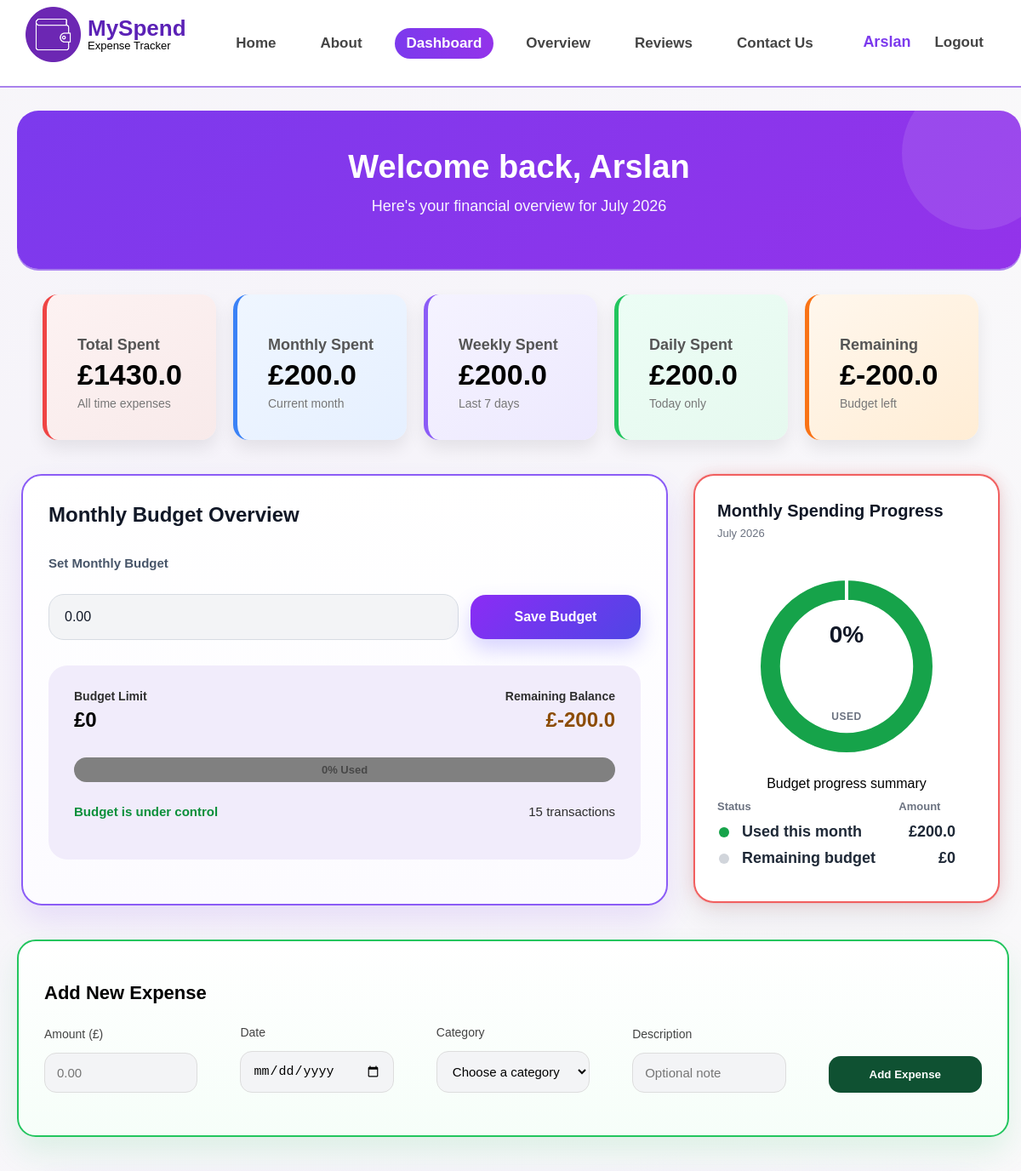
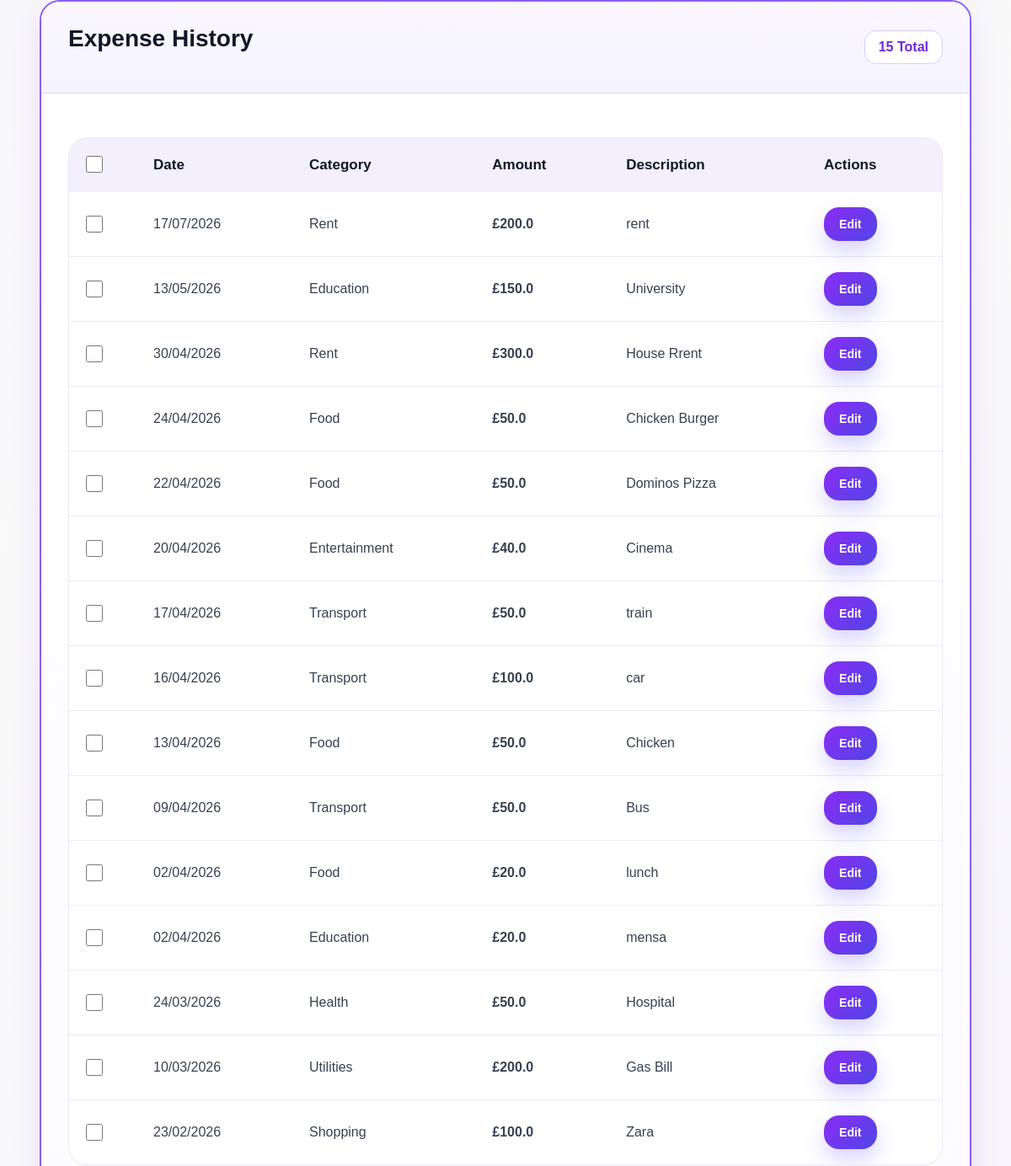
The page /dashboard (signed in, upper part) on the database as committed earlier (2 pictures, top to bottom).
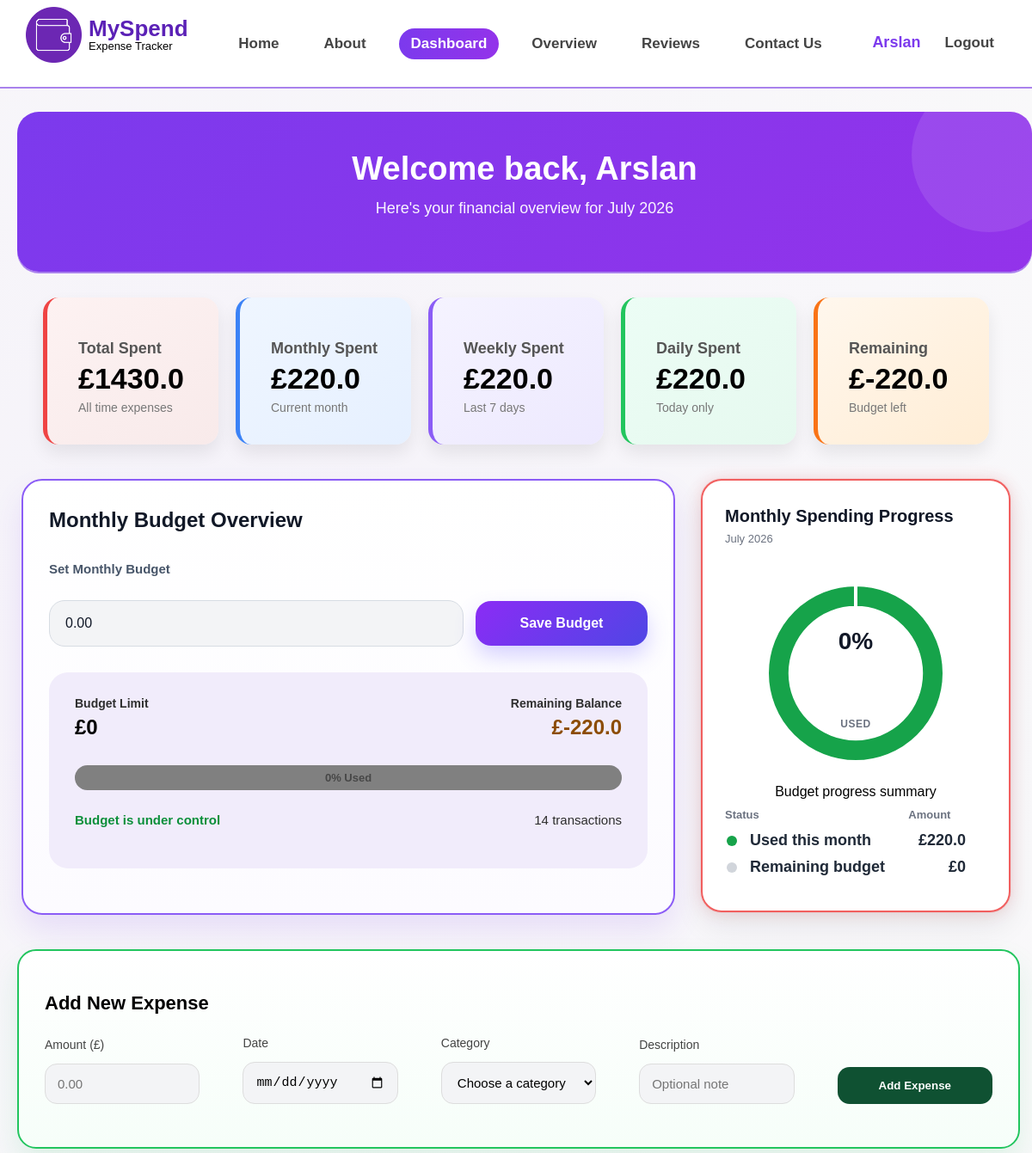
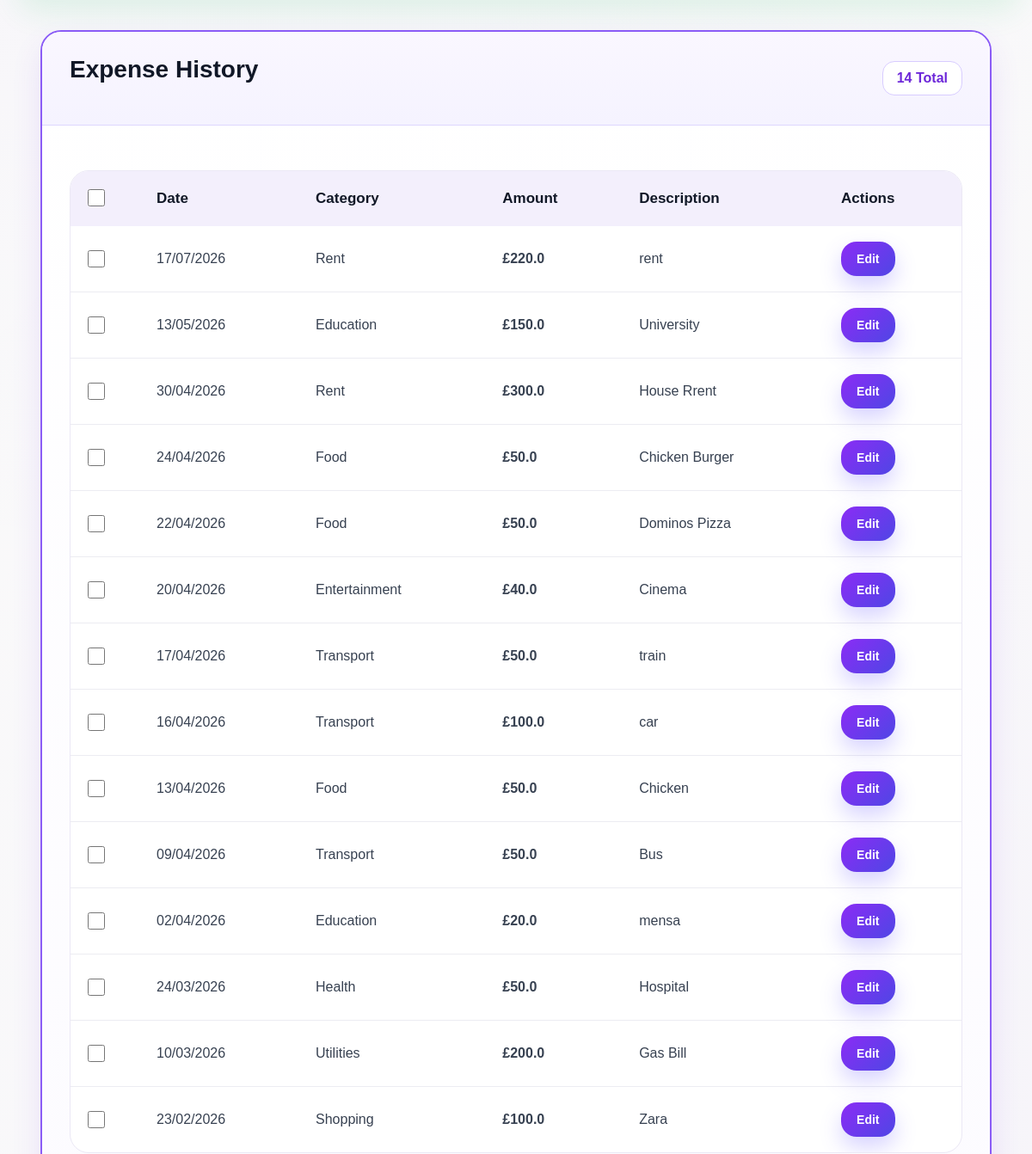
The same page on the database as committed later (2 pictures, top to bottom).
### tables this page shows
CREATE TABLE expenses (
        expense_id INTEGER PRIMARY KEY AUTOINCREMENT,
        user_id INTEGER,
        category_id INTEGER,
        date TEXT,
        amount REAL,
        description TEXT,
        FOREIGN KEY (user_id) REFERENCES users(user_id),
        FOREIGN KEY (category_id) REFERENCES categories(category_id)
    );

CREATE TABLE categories (
        category_id INTEGER PRIMARY KEY AUTOINCREMENT,
        name TEXT NOT NULL UNIQUE
    );

### tracker/routes/dashboard/dashboard_page.py (the view, shortened to what this page needs)
@main.route("/dashboard")
def dashboard() -> str:
    if "user_id" not in session:
        return redirect(url_for("main.login"))
    conn = get_db_connection()
    cursor = conn.cursor()
    user = cursor.execute(
        "SELECT name FROM users WHERE user_id = ?",
        (session["user_id"],)
    ).fetchone()
    if user is None:
        conn.close()
        session.clear()
        flash("Your session has expired. Please log in again.", "error")
        return redirect(url_for("main.login"))
    raw_sort = request.args.get("sort")  # Store the original sort value from the URL before applying any default.
    sort = raw_sort
    if not sort: # If no sort option is provided in the URL, we set the default
        sort = "date_desc" # Default sorting is by date descending (newest first)
    order_clause = {
        "date_desc": "expenses.date DESC", # Sort by date descending (newest first)
        "date_asc": "expenses.date ASC", # Sort by date ascending (oldest first)
        "amount_asc": "expenses.amount ASC", # Sort by amount ascending (lowest first)
        "amount_desc": "expenses.amount DESC", # Sort by amount descending (highest first)
        "category_asc": "categories.name ASC", # Sort by category name ascending (A-Z)
        "category_desc": "categories.name DESC", # Sort by category name descending (Z-A)
        "desc_asc": "expenses.description ASC", # Sort by description ascending (A-Z)
        "desc_desc": "expenses.description DESC" # Sort by description descending (Z-A)
    }.get(sort, "expenses.date DESC") # Use the provided sort key to get the corresponding ORDER BY clause, or default to "expenses.date DESC" if the key is not recognized.
    date_from = request.args.get("date_from")   # Get the "date_from" filter value from the URL query string, which represents the start date for filtering expenses. If the user has entered a date in the filter form, it will be included in the URL as a query parameter (e.g., ?date_from=2024-01-01). If no value is provided, this will be None.
    date_to = request.args.get("date_to")
    min_amount = request.args.get("min_amount")
    max_amount = request.args.get("max_amount")
    description = request.args.get("description")
    category_id = request.args.get("category_id")
    open_modal = request.args.get("open_modal", "")   # Get the "open_modal" value from the URL query string, which indicates which modal should be reopened after a redirect. If no value is provided, this will be an empty string.
    sort_error = request.args.get("sort_error", "")
    search_error = request.args.get("search_error", "")
    edit_error = request.args.get("edit_error", "")
    edit_expense_id = request.args.get("edit_expense_id", "")
    edit_amount_value = request.args.get("edit_amount_value", "")
    edit_category_value = request.args.get("edit_category_value", "")
    edit_date_value = request.args.get("edit_date_value", "")
    edit_description_value = request.args.get("edit_description_value", "")
    try: # Attempt to convert the min_amount and max_amount values from the URL query string to floats. If the conversion fails (e.g., if the user entered a non-numeric value), a ValueError will be raised, and we catch that to handle the error gracefully.
        if min_amount: # If a min_amount value is provided in the URL query string (e.g., ?min_amount=10).
                raise ValueError
        if max_amount:
            max_amount_float = float(max_amount)
            if max_amount_float < 0:
                raise ValueError
    except ValueError:
        return redirect(
            url_for(
                "main.dashboard",
                open_modal="search",
                search_error="Amounts must be valid positive numbers.",
                description=description,
                min_amount=min_amount,
                max_amount=max_amount,
                date_from=date_from,
                date_to=date_to,
                category_id=category_id
            ) + "#expenses"
        )
    query = f"""
    SELECT expenses.expense_id, expenses.date, expenses.amount, expenses.description, categories.name, expenses.category_id
    FROM expenses
    JOIN categories ON expenses.category_id = categories.category_id
    WHERE expenses.user_id = ?
    """
    params = [session["user_id"]]
    if date_from and date_from != "": # If the user provided a "date_from" value in the URL query string (e.g., ?date_from=2024-01-01), we add a condition to the SQL query to filter expenses with a date greater than or equal to that value. We also append the "date_from" value to the list of parameters that will be passed to the query execution.
        query += " AND expenses.date >= ?" # Add a condition to the SQL query to filter expenses with a date greater than or equal to the "date_from" value.
        params.append(date_from) # Append the "date_from" value to the list of parameters for the query execution.
    if date_to and date_to != "": # If the user provided a "date_to" value in the URL query string (e.g., ?date_to=2024-01-31), we add a condition to the SQL query to filter expenses with a date less than or equal to that value. We also append the "date_to" value to the list of parameters that will be passed to the query execution.
        query += " AND expenses.date <= ?" # Add a condition to the SQL query to filter expenses with a date less than or equal to the "date_to" value.
        params.append(date_to) # Append the "date_to" value to the list of parameters for the query execution.
    if min_amount and min_amount != "":
        query += " AND expenses.amount >= ?"
        params.append(min_amount)
    if max_amount and max_amount != "":
        query += " AND expenses.amount <= ?"
        params.append(max_amount)
    if description and description != "":
        query += " AND expenses.description LIKE ?"
        params.append(f"%{description}%")
    if category_id and category_id != "":
        query += " AND expenses.category_id = ?"
        params.append(category_id)
    query += f" ORDER BY {order_clause}"
    expenses = cursor.execute(query, params).fetchall() # Execute the SQL query with the constructed query string and the list of parameters, which includes the user_id and any filter values provided by the user. The result is a list of expenses that match the filters and are sorted according to the selected sort option.
    total = cursor.execute(
        "SELECT COALESCE(SUM(amount), 0) FROM expenses WHERE user_id = ?",
        (session["user_id"],)
    ).fetchone()[0]
    monthly_total = cursor.execute( # We execute a SQL query to calculate the total amount of expenses for the logged-in user for the current month. We use COALESCE to return 0 if there are no expenses, and we filter expenses by user_id and the current month using strftime to extract the year and month from the date field.
        """
        SELECT COALESCE(SUM(amount), 0)
        FROM expenses
        WHERE user_id = ?
        AND strftime('%Y-%m', date) = strftime('%Y-%m', 'now')
        """,
        (session["user_id"],)
    ).fetchone()[0]
    month = datetime.now().strftime("%Y-%m")
    budget = cursor.execute("""
        SELECT amount FROM budgets
        WHERE user_id = ? AND month = ?
    """, (session["user_id"], month)).fetchone()
    budget_amount = budget[0] if budget else 0
    remaining = budget_amount - monthly_total
    if budget_amount > 0:
        progress = (monthly_total / budget_amount) * 100
    else:
        progress = 0
    daily_total = cursor.execute( # We execute a SQL query to calculate the total amount of expenses for the logged-in user for today. We use COALESCE to return 0 if there are no expenses, and we filter expenses by user_id and today's date using DATE('now').
        """
        SELECT COALESCE(SUM(amount), 0)
        FROM expenses
        WHERE user_id = ?
        AND date = DATE('now')
        """,
        (session["user_id"],)
    ).fetchone()[0]
    weekly_total = cursor.execute( # We execute a SQL query to calculate the total amount of expenses for the logged-in user for the current week. We use COALESCE to return 0 if there are no expenses, and we filter expenses by user_id and the current week using DATE and weekday functions.
        """
        SELECT COALESCE(SUM(amount), 0)
        FROM expenses
        WHERE user_id = ?
         AND date BETWEEN DATE('now', 'weekday 1', '-7 days')
                  AND DATE('now', 'weekday 0')
        """,
        (session["user_id"],)
    ).fetchone()[0]
    categories = cursor.execute( # We execute a SQL query to fetch all categories from the database. This allows us to display them in forms and filters on the dashboard.
        "SELECT * FROM categories"
    ).fetchall()
    conn.close()
    return render_template(
        "dashboard.html",
        name=user["name"],
        expenses=expenses,
        total=total,
        monthly_total=monthly_total,
        daily_total=daily_total,
        weekly_total=weekly_total,
        categories=categories,
        budget_amount=budget_amount,
        remaining=remaining,
        progress=progress,
        current_month=datetime.now().strftime("%B %Y"),
        open_modal=open_modal,
        sort_error=sort_error,
        search_error=search_error,
        edit_error=edit_error,
        edit_expense_id=edit_expense_id,
        edit_amount_value=edit_amount_value,
        edit_category_value=edit_category_value,
        edit_date_value=edit_date_value,
        edit_description_value=edit_description_value
    )

### tracker/models.py (called while the page is built)
def get_db_connection() -> sqlite3.Connection:
    connection = sqlite3.connect("myspend.db")
    connection.row_factory = sqlite3.Row
    connection.execute("PRAGMA foreign_keys = ON")
    return connection

### tracker/templates/dashboard.html (shortened to what this page needs)
{% extends "base.html" %}
{% block css %}
<link rel="stylesheet" href="{{ url_for('static', filename='css/dashboard.css') }}">
{% endblock %}
{% block content %}
{% set flashed_messages = get_flashed_messages(with_categories=true) %}
<section class="dashboard-page">
    <header class="dashboard-hero">
        <h2>Welcome back, {{ name }}</h2>
        <p>Here's your financial overview for {{ current_month }}</p>
    </header>
    <section class="summary">
        <article class="card red">
            <h3>Total Spent</h3>
            <p class="amount">£{{ total }}</p>
            <small>All time expenses</small>
        </article>
        <article class="card blue">
            <h3>Monthly Spent</h3>
            <p class="amount">£{{ monthly_total }}</p>
            <small>Current month</small>
        </article>
        <article class="card purple">
            <h3>Weekly Spent</h3>
            <p class="amount">£{{ weekly_total }}</p>
            <small>Last 7 days</small>
        </article>
        <article class="card green">
            <h3>Daily Spent</h3>
            <p class="amount">£{{ daily_total }}</p>
            <small>Today only</small>
        </article>
        <article class="card orange">
            <h3>Remaining</h3>
            <p class="amount">£{{ remaining }}</p>
            <small>Budget left</small>
        </article>
    </section>
    <section id="budget" class="budget-grid">
        {% include "dashboard_parts/budget_section.html" %}
        {% include "dashboard_parts/chart_section.html" %}
    </section>
    {% include "dashboard_parts/add_expense_form.html" %}
    {% include "dashboard_parts/expense_history.html" %}
</section>
{% endblock %}

### tracker/templates/dashboard_parts/expense_history.html (shortened to what this page needs)
<section id="expenses" class="history-card">
    <section class="history-top">
        <section class="history-title">
            <h2>Expense History</h2>
        </section>
        <p class="history-total">
            {{ expenses|length }} Total
        </p>
    </section>
    <section class="history-table-wrap">
        <form
            method="POST"
            action="/delete-selected-expenses#expenses"
            class="history-form"
            onsubmit="return confirmDelete()"
        >
            <table class="history-table">
                <thead>
                    <tr>
                        <th scope="col">
                            <input type="checkbox" id="select-all">
                        </th>
                        <th scope="col">Date</th>
                        <th scope="col">Category</th>
                        <th scope="col">Amount</th>
                        <th scope="col">Description</th>
                        <th scope="col">Actions</th>
                    </tr>
                </thead>
                <tbody>
                    {% if expenses|length == 0 %}
                    <tr>
                        <td colspan="6" class="history-empty">No expenses found</td>
                    </tr>
                    {% else %}
                    {% for expense in expenses %}
                    <tr>
                        <td>
                            <input
                                id="expense_{{ expense.expense_id }}"
                                type="checkbox"
                                class="expense-checkbox"
                                name="expense_ids"
                                value="{{ expense.expense_id }}"
                            >
                        </td>
                        <td>{{ expense.date[8:10] }}/{{ expense.date[5:7] }}/{{ expense.date[0:4] }}</td>
                        <td>{{ expense.name }}</td>
                        <td class="history-amount">£{{ expense.amount }}</td>
                        <td class="{% if not expense.description %}history-empty-description{% endif %}">
                            {% if expense.description %}
                                {{ expense.description }}
                            {% else %}
                                No description
                            {% endif %}
                        </td>
                        <td>
                            <button
                                type="button"
                                class="table-action-button"
                                onclick="openEditModal(
                                    '{{ expense.expense_id }}',
                                    '{{ expense.amount }}',
                                    '{{ expense.category_id }}',
                                    '{{ expense.date }}',
                                    '{{ expense.description | e }}'
                                )"
                            >
                                Edit
                            </button>
                        </td>
                    </tr>
                    {% endfor %}
                    {% endif %}
                </tbody>
            </table>
        </form>
    </section>
</section>

Rows that differ between the two databases and show on the page:
removed expenses: date "02", date "04", date "2026", name "Food", amount "20.0", description "lunch"
changed expenses "rent": amount "200.0" → "220.0"
Other text that changed with them:
{{ monthly_total }}: "200.0" → "220.0"
{{ weekly_total }}: "200.0" → "220.0"
{{ daily_total }}: "200.0" → "220.0"
{{ remaining }}: "-200.0" → "-220.0"
{{ expenses|length }}: "15" → "14"
